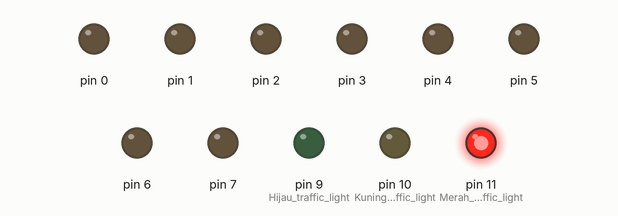
This sketch was run on a simulated Arduino Uno, built with avr-gcc and run on an emulated ATmega328P. Parts: output pins drawn as LEDs (lit = HIGH).

Above: at 0.1 s.
At 4.1 s:
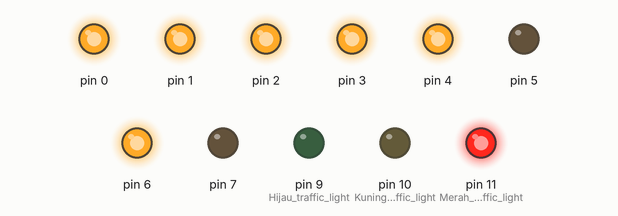
At 9.1 s:
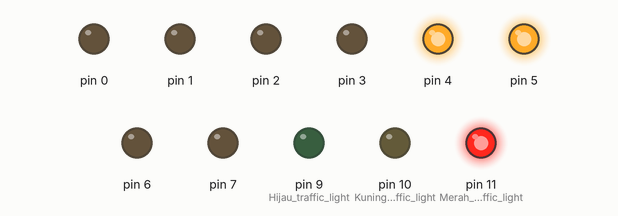
At 19.1 s:
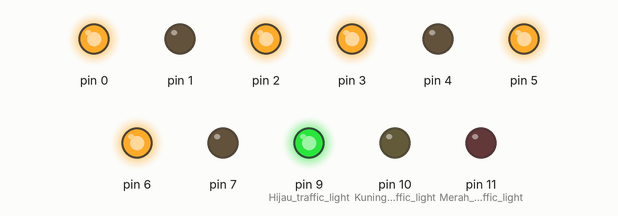
At 29.1 s:
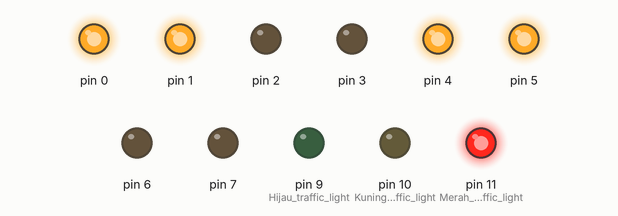
At 39.1 s:
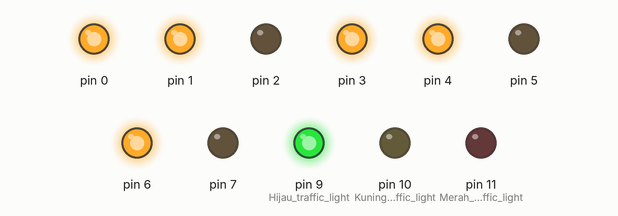
Timing chart, 0 to 40.0 s (numbered marks = the images above):
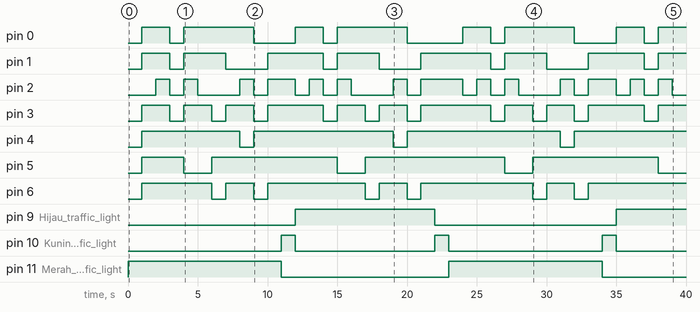

Measured:
- by itself, pin 0: LOW → HIGH at 1.0 s, → LOW 2.0 s later, → HIGH 1.0 s later, → LOW 5.0 s later, … (15 changes in this stretch)
- by itself, pin 1: LOW → HIGH at 1.0 s, → LOW 2.0 s later, → HIGH 1.0 s later, → LOW 3.0 s later, … (15 changes in this stretch)
- by itself, pin 2: LOW → HIGH at 2.0 s, → LOW 1.0 s later, → HIGH 1.0 s later, → LOW 1.0 s later, … (28 changes in this stretch)
- by itself, pin 3: LOW → HIGH at 1.0 s, → LOW 2.0 s later, → HIGH 1.0 s later, → LOW 2.0 s later, … (21 changes in this stretch)
- by itself, pin 4: repeats every 11.0 s: LOW 1.0 s, HIGH 10.0 s
- by itself, pin 5: repeats every 11.0 s: LOW 2.0 s, HIGH 9.0 s
- by itself, pin 6: LOW → HIGH at 1.0 s, → LOW 5.0 s later, → HIGH 1.0 s later, → LOW 2.0 s later, … (13 changes in this stretch)
- by itself, pin 9 (Hijau_traffic_light): LOW → HIGH at 12.0 s, → LOW 10.0 s later, → HIGH 13.0 s later

The sketch:

TrafficAnd7seg.ino
```cpp
void setup() {
pinMode(7, OUTPUT);
pinMode(6, OUTPUT); //a
pinMode(5, OUTPUT); //b
pinMode(4, OUTPUT); //c
pinMode(3, OUTPUT); //d
pinMode(2, OUTPUT); //e
pinMode(1, OUTPUT); //f
pinMode(0, OUTPUT); //g
pinMode(7, OUTPUT);
digitalWrite(7, 0); //dp OFF
pinMode(11, OUTPUT); // Merah traffic light
pinMode(10, OUTPUT); // Kuning traffic light
pinMode(9, OUTPUT); // Hijau traffic light
}

void loop() {
digitalWrite(11, HIGH); // Merah menyala
delay(1000); // Tahan selama 1 detik


// 9
digitalWrite(6, 1);
digitalWrite(5, 1);
digitalWrite(4, 1);
digitalWrite(3, 1);
digitalWrite(2, 0);
digitalWrite(1, 1);
digitalWrite(0, 1);
delay(1000);

// 8
digitalWrite(6, 1);
digitalWrite(5, 1);
digitalWrite(4, 1);
digitalWrite(3, 1);
digitalWrite(2, 1);
digitalWrite(1, 1);
digitalWrite(0, 1);
delay(1000);

// 7
digitalWrite(6, 1);
digitalWrite(5, 1);
digitalWrite(4, 1);
digitalWrite(3, 0);
digitalWrite(2, 0);
digitalWrite(1, 0);
digitalWrite(0, 0);
delay(1000);

// 6
digitalWrite(6, 1);
digitalWrite(5, 0);
digitalWrite(4, 1);
digitalWrite(3, 1);
digitalWrite(2, 1);
digitalWrite(1, 1);
digitalWrite(0, 1);
delay(1000);

// 5
digitalWrite(6, 1);
digitalWrite(5, 0);
digitalWrite(4, 1);
digitalWrite(3, 1);
digitalWrite(2, 0);
digitalWrite(1, 1);
digitalWrite(0, 1);
delay(1000);

// 4
digitalWrite(6, 0);
digitalWrite(5, 1);
digitalWrite(4, 1);
digitalWrite(3, 0);
digitalWrite(2, 0);
digitalWrite(1, 1);
digitalWrite(0, 1);
delay(1000);

// 3
digitalWrite(6, 1);
digitalWrite(5, 1);
digitalWrite(4, 1);
digitalWrite(3, 1);
digitalWrite(2, 0);
digitalWrite(1, 0);
digitalWrite(0, 1);
delay(1000);

// 2
digitalWrite(6, 1);
digitalWrite(5, 1);
digitalWrite(4, 0);
digitalWrite(3, 1);
digitalWrite(2, 1);
digitalWrite(1, 0);
digitalWrite(0, 1);
delay(1000);

// 1
digitalWrite(6, 0);
digitalWrite(5, 1);
digitalWrite(4, 1);
digitalWrite(3, 0);
digitalWrite(2, 0);
digitalWrite(1, 0);
digitalWrite(0, 0);
delay(1000);

// 0
digitalWrite(6, 1);
digitalWrite(5, 1);
digitalWrite(4, 1);
digitalWrite(3, 1);
digitalWrite(2, 1);
digitalWrite(1, 1);
digitalWrite(0, 0);
delay(1000);

// Traffic Light
digitalWrite(10, HIGH); // Kuning menyala
digitalWrite(11, LOW); // Merah mati
delay(1000); // Tahan selama 1 detik
digitalWrite(9, HIGH); // Hijau menyala
digitalWrite(10, LOW); //Kuning Mati
// 9
digitalWrite(6, 1);
digitalWrite(5, 1);
digitalWrite(4, 1);
digitalWrite(3, 1);
digitalWrite(2, 0);
digitalWrite(1, 1);
digitalWrite(0, 1);
delay(1000);

// 8
digitalWrite(6, 1);
digitalWrite(5, 1);
digitalWrite(4, 1);
digitalWrite(3, 1);
digitalWrite(2, 1);
digitalWrite(1, 1);
digitalWrite(0, 1);
delay(1000);

// 7
digitalWrite(6, 1);
digitalWrite(5, 1);
digitalWrite(4, 1);
digitalWrite(3, 0);
digitalWrite(2, 0);
digitalWrite(1, 0);
digitalWrite(0, 0);
delay(1000);

// 6
digitalWrite(6, 1);
digitalWrite(5, 0);
digitalWrite(4, 1);
digitalWrite(3, 1);
digitalWrite(2, 1);
digitalWrite(1, 1);
digitalWrite(0, 1);
delay(1000);

// 5
digitalWrite(6, 1);
digitalWrite(5, 0);
digitalWrite(4, 1);
digitalWrite(3, 1);
digitalWrite(2, 0);
digitalWrite(1, 1);
digitalWrite(0, 1);
delay(1000);

// 4
digitalWrite(6, 0);
digitalWrite(5, 1);
digitalWrite(4, 1);
digitalWrite(3, 0);
digitalWrite(2, 0);
digitalWrite(1, 1);
digitalWrite(0, 1);
delay(1000);

// 3
digitalWrite(6, 1);
digitalWrite(5, 1);
digitalWrite(4, 1);
digitalWrite(3, 1);
digitalWrite(2, 0);
digitalWrite(1, 0);
digitalWrite(0, 1);
delay(1000);

// 2
digitalWrite(6, 1);
digitalWrite(5, 1);
digitalWrite(4, 0);
digitalWrite(3, 1);
digitalWrite(2, 1);
digitalWrite(1, 0);
digitalWrite(0, 1);
delay(1000);

// 1
digitalWrite(6, 0);
digitalWrite(5, 1);
digitalWrite(4, 1);
digitalWrite(3, 0);
digitalWrite(2, 0);
digitalWrite(1, 0);
digitalWrite(0, 0);
delay(1000);

// 0
digitalWrite(6, 1);
digitalWrite(5, 1);
digitalWrite(4, 1);
digitalWrite(3, 1);
digitalWrite(2, 1);
digitalWrite(1, 1);
digitalWrite(0, 0);
delay(1000);


digitalWrite(10, HIGH); //Kuning Menyala
digitalWrite(9, LOW); // Hijau mati
delay(1000); // Tahan selama 1 detik
digitalWrite(10, LOW); //Kuning Mati

}
```
